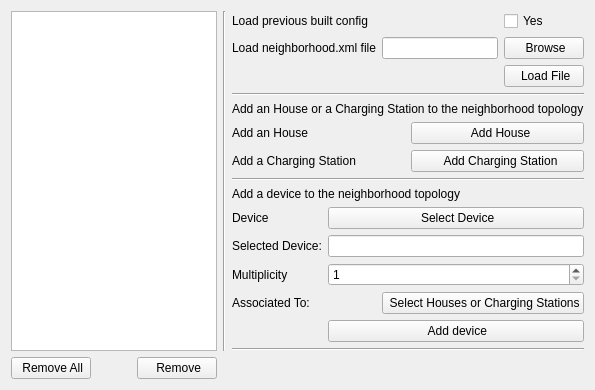
      <widget class="QWidget" name="Settings">
       <attribute name="icon">
        <iconset>
         <normaloff>images/iconfinder_Settings_27879.png</normaloff>images/iconfinder_Settings_27879.png</iconset>
       </attribute>
       <attribute name="title">
        <string>Settings</string>
       </attribute>
       <layout class="QGridLayout" name="gridLayout_4">
        <item row="0" column="2">
         <layout class="QHBoxLayout" name="horizontalLayout">
          <item>
           <layout class="QVBoxLayout" name="verticalLayout_3">
            <item>
             <layout class="QGridLayout" name="gridLayout_6">
              <item row="0" column="0">
               <widget class="QLabel" name="label_24">
                <property name="text">
                 <string>Load previous built config</string>
                </property>
               </widget>
              </item>
              <item row="0" column="3">
               <widget class="QCheckBox" name="xmlCheckbox">
                <property name="text">
                 <string>Yes</string>
                </property>
               </widget>
              </item>
              <item row="1" column="0">
               <widget class="QLabel" name="label_18">
                <property name="text">
                 <string>Load neighborhood.xml file</string>
                </property>
               </widget>
              </item>
              <item row="1" column="3">
               <widget class="QPushButton" name="pushButton_3">
                <property name="text">
                 <string> Browse</string>
                </property>
                <property name="icon">
                 <iconset>
                  <normaloff>images/icons8-aggiungi-file-80.png</normaloff>images/icons8-aggiungi-file-80.png</iconset>
                </property>
               </widget>
              </item>
              <item row="2" column="3">
               <widget class="QPushButton" name="pushButton_4">
                <property name="text">
                 <string> Load File</string>
                </property>
                <property name="icon">
                 <iconset>
                  <normaloff>images/icons8-caricare-64.png</normaloff>images/icons8-caricare-64.png</iconset>
                </property>
               </widget>
              </item>
              <item row="1" column="1" colspan="2">
               <widget class="QLineEdit" name="pathNeighborhood"/>
              </item>
             </layout>
            </item>
            <item>
             <widget class="Line" name="line_14">
              <property name="orientation">
               <enum>Qt::Horizontal</enum>
              </property>
             </widget>
            </item>
            <item>
             <layout class="QVBoxLayout" name="verticalLayout_5">
              <item>
               <widget class="QLabel" name="label_26">
                <property name="text">
                 <string>Add an House or a Charging Station to the neighborhood topology</string>
                </property>
               </widget>
              </item>
              <item>
               <layout class="QGridLayout" name="gridLayout_10">
                <item row="1" column="0">
                 <widget class="QLabel" name="label_28">
                  <property name="text">
                   <string>Add a Charging Station</string>
                  </property>
                 </widget>
                </item>
                <item row="0" column="0">
                 <widget class="QLabel" name="label_27">
                  <property name="text">
                   <string>Add an House</string>
                  </property>
                 </widget>
                </item>
                <item row="0" column="2">
                 <widget class="QPushButton" name="pushButton_5">
                  <property name="text">
                   <string>  Add House</string>
                  </property>
                  <property name="icon">
                   <iconset>
                    <normaloff>images/icons8-cottage-80.png</normaloff>images/icons8-cottage-80.png</iconset>
                  </property>
                 </widget>
                </item>
                <item row="1" column="2">
                 <widget class="QPushButton" name="pushButton_6">
                  <property name="text">
                   <string>  Add Charging Station</string>
                  </property>
                  <property name="icon">
                   <iconset>
                    <normaloff>images/icons8-batteria-per-auto-80.png</normaloff>images/icons8-batteria-per-auto-80.png</iconset>
                  </property>
                 </widget>
                </item>
                <item row="0" column="1">
                 <layout class="QHBoxLayout" name="horizontalLayout_15"/>
                </item>
               </layout>
              </item>
              <item>
               <widget class="Line" name="line_13">
                <property name="orientation">
                 <enum>Qt::Horizontal</enum>
                </property>
               </widget>
              </item>
             </layout>
            </item>
            <item>
             <layout class="QVBoxLayout" name="verticalLayout_8">
              <item>
               <widget class="QLabel" name="label_29">
                <property name="text">
                 <string>Add a device to the neighborhood topology</string>
                </property>
               </widget>
              </item>
              <item>
               <layout class="QGridLayout" name="gridLayout_11">
                <item row="2" column="0">
                 <widget class="QLabel" name="label_33">
                  <property name="text">
                   <string>Multiplicity</string>
                  </property>
                 </widget>
                </item>
                <item row="3" column="0">
                 <widget class="QLabel" name="label_31">
                  <property name="text">
                   <string>Associated To:</string>
                  </property>
                 </widget>
                </item>
                <item row="3" column="1">
                 <layout class="QHBoxLayout" name="horizontalLayout_14">
                  <item>
                   <spacer name="horizontalSpacer_12">
                    <property name="orientation">
                     <enum>Qt::Horizontal</enum>
                    </property>
                    <property name="sizeHint" stdset="0">
                     <size>
                      <width>40</width>
                      <height>20</height>
                     </size>
                    </property>
                   </spacer>
                  </item>
                  <item>
                   <widget class="QPushButton" name="pushButton_9">
                    <property name="text">
                     <string> Select Houses or Charging Stations</string>
                    </property>
                    <property name="icon">
                     <iconset>
                      <normaloff>images/icons8-segno-di-spunta-512.png</normaloff>images/icons8-segno-di-spunta-512.png</iconset>
                    </property>
                   </widget>
                  </item>
                 </layout>
                </item>
                <item row="0" column="1">
                 <widget class="QPushButton" name="pushButton_11">
                  <property name="text">
                   <string> Select Device</string>
                  </property>
                  <property name="icon">
                   <iconset>
                    <normaloff>images/icons8-aggiungi-colonna-80.png</normaloff>images/icons8-aggiungi-colonna-80.png</iconset>
                  </property>
                 </widget>
                </item>
                <item row="2" column="1">
                 <widget class="QSpinBox" name="spinBox">
                  <property name="minimum">
                   <number>1</number>
                  </property>
                 </widget>
                </item>
                <item row="4" column="1">
                 <widget class="QPushButton" name="pushButton_7">
                  <property name="text">
                   <string> Add device</string>
                  </property>
                  <property name="icon">
                   <iconset>
                    <normaloff>images/icons8-aggiungi-colonna-80.png</normaloff>images/icons8-aggiungi-colonna-80.png</iconset>
                  </property>
                 </widget>
                </item>
                <item row="0" column="0">
                 <widget class="QLabel" name="label_30">
                  <property name="text">
                   <string>Device</string>
                  </property>
                 </widget>
                </item>
                <item row="1" column="0">
                 <widget class="QLabel" name="label_32">
                  <property name="text">
                   <string>Selected Device:</string>
                  </property>
                 </widget>
                </item>
                <item row="1" column="1">
                 <widget class="QLineEdit" name="lineEdit"/>
                </item>
               </layout>
              </item>
             </layout>
            </item>
            <item>
             <widget class="Line" name="line_12">
              <property name="orientation">
               <enum>Qt::Horizontal</enum>
              </property>
             </widget>
            </item>
           </layout>
          </item>
         </layout>
        </item>
        <item row="1" column="0">
         <layout class="QHBoxLayout" name="horizontalLayout_13">
          <item>
           <widget class="QPushButton" name="pushButton_10">
            <property name="text">
             <string> Remove All</string>
            </property>
            <property name="icon">
             <iconset>
              <normaloff>images/icons8-eliminare-480.png</normaloff>images/icons8-eliminare-480.png</iconset>
            </property>
           </widget>
          </item>
          <item>
           <spacer name="horizontalSpacer_11">
            <property name="orientation">
             <enum>Qt::Horizontal</enum>
            </property>
            <property name="sizeHint" stdset="0">
             <size>
              <width>40</width>
              <height>20</height>
             </size>
            </property>
           </spacer>
          </item>
          <item>
           <widget class="QPushButton" name="pushButton_8">
            <property name="text">
             <string> Remove</string>
            </property>
            <property name="icon">
             <iconset>
              <normaloff>images/icons8-eliminare-480.png</normaloff>images/icons8-eliminare-480.png</iconset>
            </property>
           </widget>
          </item>
         </layout>
        </item>
        <item row="0" column="0">
         <widget class="QTreeWidget" name="treeWidget">
          <property name="locale">
           <locale language="Italian" country="Italy"/>
          </property>
          <property name="frameShape">
           <enum>QFrame::StyledPanel</enum>
          </property>
          <property name="frameShadow">
           <enum>QFrame::Plain</enum>
          </property>
          <property name="lineWidth">
           <number>4</number>
          </property>
          <property name="midLineWidth">
           <number>4</number>
          </property>
          <property name="sizeAdjustPolicy">
           <enum>QAbstractScrollArea::AdjustToContentsOnFirstShow</enum>
          </property>
          <property name="alternatingRowColors">
           <bool>true</bool>
          </property>
          <property name="iconSize">
           <size>
            <width>16</width>
            <height>16</height>
           </size>
          </property>
          <property name="sortingEnabled">
           <bool>true</bool>
          </property>
          <property name="animated">
           <bool>true</bool>
          </property>
          <attribute name="headerVisible">
           <bool>false</bool>
          </attribute>
          <attribute name="headerDefaultSectionSize">
           <number>300</number>
          </attribute>
          <attribute name="headerMinimumSectionSize">
           <number>200</number>
          </attribute>
          <column>
           <property name="text">
            <string notr="true">1</string>
           </property>
          </column>
         </widget>
        </item>
        <item row="0" column="1">
         <widget class="Line" name="line_15">
          <property name="orientation">
           <enum>Qt::Vertical</enum>
          </property>
         </widget>
        </item>
       </layout>
      </widget>
